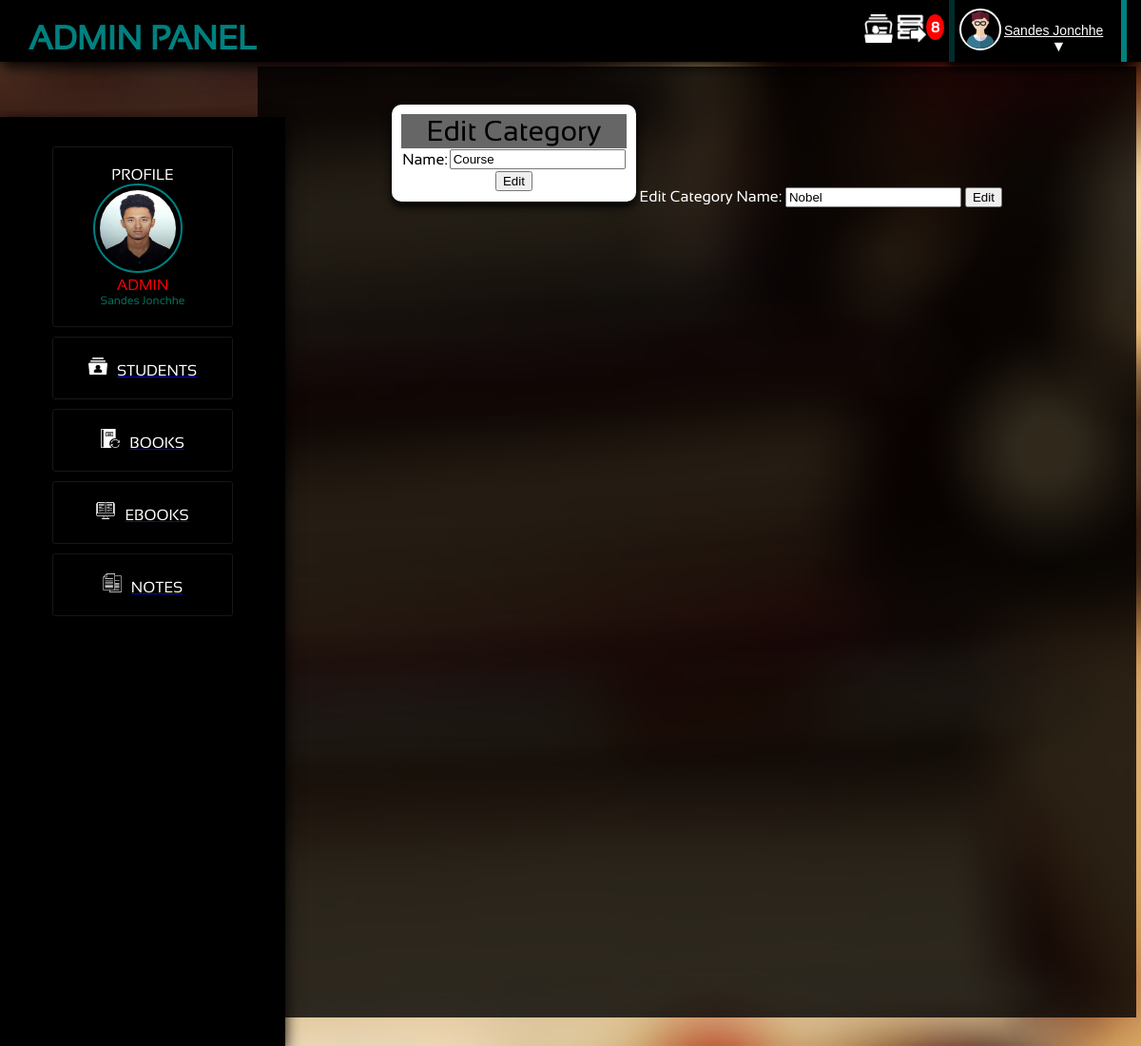
Page /admin/edit_category.php (signed in) on the earlier database version.
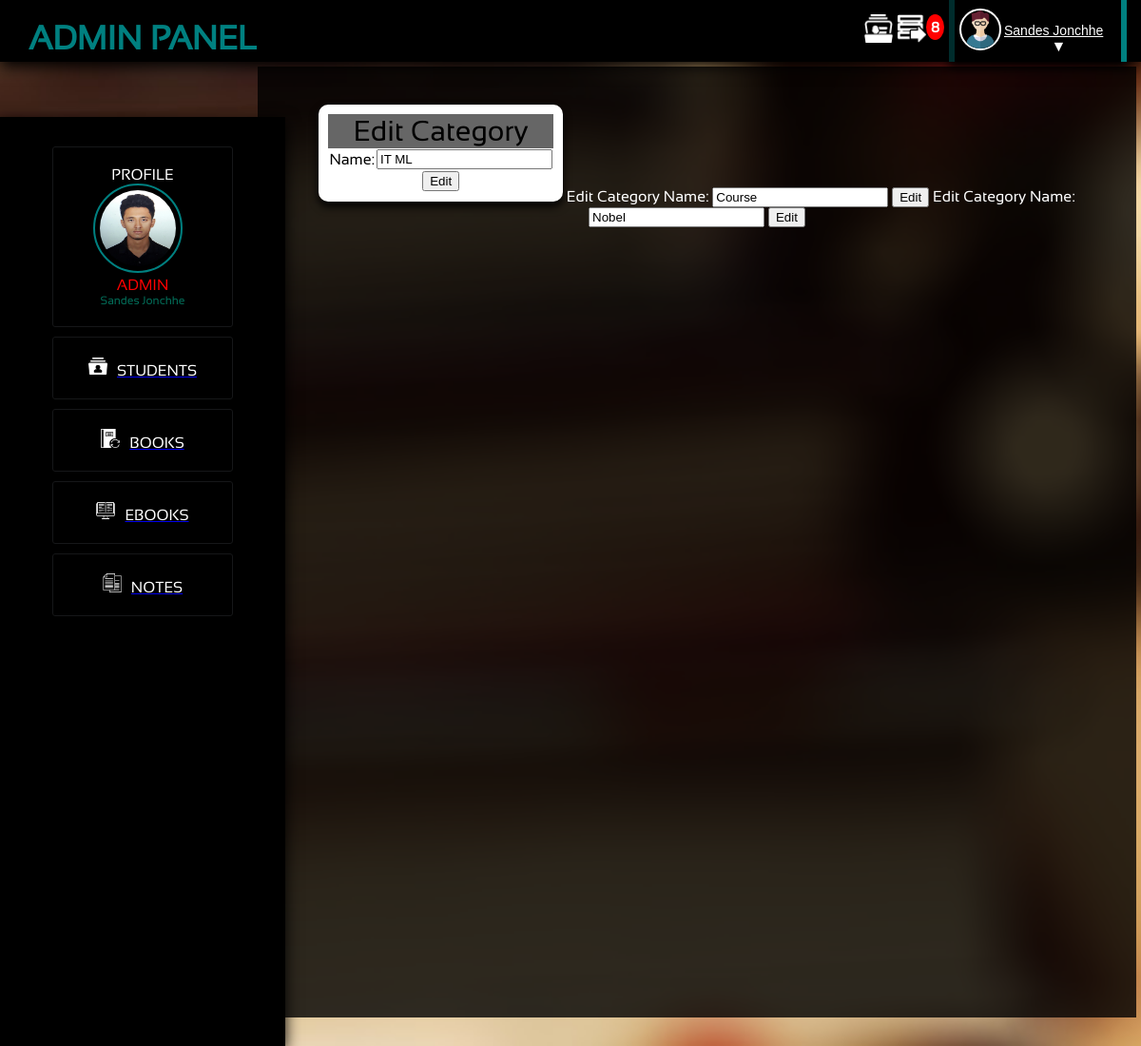
Same page on the later database version.
### tables this page shows
CREATE TABLE `category` (
  `cid` int(11) NOT NULL,
  `name` varchar(30) NOT NULL
);

### admin/class/class.ManageCat.php (called while the page is built, shortened)
<?php
	include_once( '../class.database.php' );
	class ManageCategorys{
		public $linker;
		function __construct(){
			$db_connection = new dbConnection();
			$this->linker = $db_connection->connect();
			return $this->linker;
		}
		function listCat($limit){
			$query = $this->linker->query("SELECT * FROM category ORDER BY cid DESC $limit");
			$counts = $query->rowCount();
			if($counts >= 1)
			{
				$result = $query->fetchAll();
			}
			else
			{
				$result = $counts;
			}
			return $result;
		}
	}
?>

### class.database.php (called while the page is built, shortened)
<?php
	class dbConnection{
		public $db_name = 'php-librarys';
		public $db_user = 'root';
		public $db_pass = '';
		public $db_host = 'localhost';
		function connect(){
			try{
				$this->db_conn = new PDO("mysql:host=$this->db_host;dbname=$this->db_name",
					$this->db_user,$this->db_pass);
				return $this->db_conn;
			}
			catch(PDOException $e){
				return $e->getMessage();
			}
		}
	}
?>

### admin/manage/manage.category.php (called while the page is built, shortened)
<?php
  include_once('class/class.ManageCat.php');
  $init = new ManageCategorys();
  if(isset($_GET['cid']))
  {
    $id = $_GET['cid'];
    $list_category = $init->listIdCat($id);
  }else{
    if(isset($_GET['page'])){
      $page = preg_replace("#[^0-9]#","",$_GET['page']);
    }else{
      $page = 1;
    }
    $perPage = 6;
    $limit = "LIMIT ".($page-1)*$perPage.",$perPage";
    $list_category = $init->listCat($limit);
  }

### admin/edit_category.php (the view, shortened to what this page needs)
<?php
  include_once('header.php');
  include_once('manage/manage.category.php');
?>
<div class="main_content"><center>
<table class="admin_table">
	<form method="post" action="" enctype="multipart/form-data">
		    <?php
		      foreach ($list_category as $key => $values) {
		      	?>
		    <tr class="trans"><td colspan="2" style="font-size:30px; color:black;">Edit Category</td></tr>
		    <tr>
			<tr>
			  <td><label for="Title">Name:</label></td>
				<td><input type="text" name="name" id="name" value="<?php echo $values['name']; ?>" /></td>
			</tr>
		    <tr>
		    <td colspan="2">
		      		<input type="submit" name="edit_category" value="Edit"/>
		    </td></tr>
	</form>
</table>
    <?php
    }
    ?>
</div>
</body>
</html>

Differences in the rows shown:
added category: name "IT ML"
